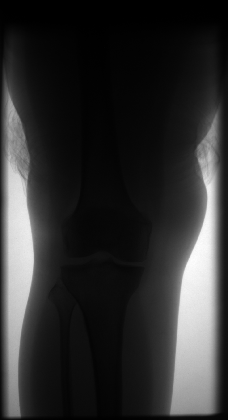
%> input picture TermFinalReport/ImgIn/knee.tif, 228 x 420 px, shrunk from 966 x 1776 before the run
$ octave extest.m   (GNU Octave 9; MATLAB toolbox functions it lacks are replaced by stand-ins)
%> lines starting %> are read from the running program, lines starting %| are printed output that depends on the picture
### TermFinalReport/imdosth_P.m
% Function to acquire an image according to the filename string and process it with the imtrans_P
% function to acquire the stretched version of that image.
function [strtimg] = imdosth_P(filename)
%> called with filename = 'ImgIn/knee.tif'
    im_temp = imread(filename);
%> im_temp is the input picture: size 420x228 uint16; min 0, max 3178, mean 590.3
    strtimg = imtrans_P(im_temp);
%> in imtrans_P, `outputImg = imadjust(inputImg, stretchlim(inputImg, [0.05, 0.95]), [0,..`:
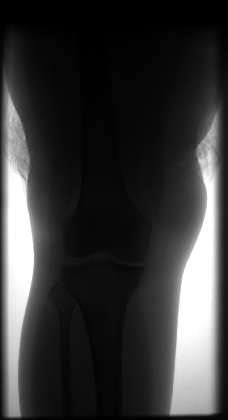
%> outputImg: size 420x228 uint16; min 0, max 65535, mean 14104.7; drawn with min black and max white
end

### TermFinalReport/imtrans_P.m
% Auxiliary Function
% Image Transformation
% Due to the fact that the original image only use the lower 12bits(which is 4096 gray levels) to
% represent the DR images, for direct observation in the early stage of the project.
% Input: Image in format of uint16
% Output: Image in format of uint16 with the dynamic scale stretched to the full range.
function [outputImg] = imtrans_P(inputImg)
    outputImg = imadjust(inputImg, stretchlim(inputImg, [0.05, 0.95]), [0, 1]);
end

### TermFinalReport/paddedsize.m
function PQ = paddedsize(AB, CD, PARAM)
%> called with AB = [420 228]
%PADDEDSIZE Computes padded sizes useful for FFT-based filtering.
% PQ = PADDEDSIZE ( AB ) , where AB is a two - element size vector ,
% Computes the two - element size vector PQ = 2 *AB .
%
% PQ = PADDEDSIZE (AB , 'PWR2 ') computes the vector PQ such that
% PQ ( 1 ) = PQ ( 2 ) = 2^nextpow2 ( 2 *m ) , where m is MAX(AB).
% PQ = PADDEDSIZEDSIZE(AB, CD), where AB and CD are two-element size vectors, computes the two element
% size vector PQ. The elements of PQ are the smallest even integers greater than or equal to AB+CD-1.
%
% PQ = PADDEDSIZE(AB, CD, 'PWR2') computes the vector PQ such that PQ(1) = PQ(2) = 2^nextpow2(2*m), where
% m is MAX([AB CD]).
if nargin == 1
    PQ = 2*AB;
%> PQ = [840 456]
elseif nargin == 2 && -ischar(CD)
    PQ = AB + CD - 1;
    PQ = 2*ceil(PQ/2);
elseif nargin == 2
    m = max(AB);  % Maximum dimension.

    % Find power of 2 at least twice m.
    P = 2^nextpow2(2*m);
    PQ = [P, P];

else error('Wrong number of inputs.')
end

### TermFinalReport/dftuv.m
function [U, V] = dftuv(M, N)
%DFTUV Computes meshgrid frequency matrices.
%   [u, v] = DFTUV(M, N) computes meshgrid frequency matrices U and V. U and v are useful for computing
%   frequency-domain filter functions that can eb used with DFTFILT. U and v are both M-by-N and of class
%   single.

% Set up range of variables.
u = single(0:(M-1));
v = single(0:(N-1));

% Compute the indices for use in meshgrid.
idx = find(u > M/2);
u(idx) = u(idx) - M;
idy = find(v > N/2);
v(idy) = v(idy) - N;

% Compute the meshgrid arrays.
[V, U] = meshgrid(v, u);

end

### TermFinalReport/tofloat.m
function [out, revertclass] = tofloat(in)
%TOFLOAT Convert an image to floating point
%   [OUT, REVERTCLASS] = TOFLOAT(IN) converts the input image IN to
%   floating-point. If IN is a double or single image, then OUT equals
%   IN. Otherwise, OUT equals IM2SINGLE(IN). REVERTCLASS is a function
%   handle that can be used to convert back to the class of IN.

identity = @(x) x;
tosingle = @im2single;

table = {'uint8', tosingle, @im2uint8
    'uint16', tosingle, @im2uint16
    'int16', tosingle, @im2uint16
    'logical', tosingle, @im2int16
    'double', identity, identity
    'single', identity, identity};

classIndex = find(strcmp(class(in), table(:, 1)));

if isempty(classIndex)
    error('Unsupported input image class.');
end

out = table{classIndex, 2}(in);
revertclass = table{classIndex, 3};

end

### TermFinalReport/dftfilt.m
function g = dftfilt(f, H, classout)
%DFTFILT Performs frequency domain filtering.
%   g = DFTFILT(f, H, CLASSOUT) filters f in the frequency domain using the filter transfer function H.
%   The output, g, is the filtered image which has the same size as f.
%
%   Valid values of CLASSOUT are
%   'original' The output is of the same CLASSOUT is not included in the call.
%
%   'fltpoint' the output is floating point of the class single, unless both f and H are of class double,
%   in which case the output also is of class double.
%
%   DFTFILT automatically pads f to be the same size as H. both f and H must be real. In addition, H must
%   be an uncentered, circularly-symmetric filter function.

% Convert the inout to floating point.
[f, revertClass] = tofloat(f);

% Obtain the FFT of the padded input.
F = fft2(f, size(H, 1), size(H, 2));

% Perform filtering.
g = ifft2(H.*F);

% Crop to the original size
g = g(1:size(f,1), 1:size(f, 2)); % g is of the class single here.

% Convert the output to the same class as the input if so specified.
if nargin == 2 || strcmp(classout, 'original')
    g = revertClass(g);
elseif strcmp(classout, 'fltpoint')
    return
else
    error('Undefined class for the output image.')
end

end

### TermFinalReport/gscale.m
function g = gscale(f, varargin)
%GSCALE Scales the intensity of the input image
%   G = GSCALE(F, 'full8') scales the intensities of F to the full 8-bit
%   intensity range[0, 255]. This is the default if there is only one input
%   argument.
%
%   G = GSCALE(F, 'full16') scales the intensitis of F to the full 16-bit
%   intensity range [0, 65535].
%
%   G = GSCALE(F, 'minmax', LOW, HIGH) scales the intensities of F to the
%   range [LOW, HIGH]. These values must be provided, and they must be in
%   the range [0, 1], independently of the class of the input. GSCALE
%   performs any necessary scaling. If the input is of class double, and
%   its values are not in th range [0, 1], then GSCALE scales it to this
%   range before processing.
%
%   The class of the output is the same aas the class of the input.

if length(varargin) == 0 % If only one argument it must be f.
    method = 'full8';
else
    method = varargin{1};
end

if strcmp(class(f), 'double') && (max(f(:)) > 1 || min(f(:)) < 0)
    % Force the input into a grayscale image with range [0, 1].
    f = mat2gray(f);
end

% Perform the specified scaling.
switch method
    case 'full8'
        g = im2uint8(mat2gray(double(f)));
    case 'full16'
        g = im2uint16(mat2gray(double(f)));
    case 'minmax'
        low = varargin{2}; high = varargin{3};
        if low > 1 || low < 0 || high > 1 || high < 0
            error('Parameters low and high must be in the range [0, 1].')
        end
        if strcmp(class(f), 'double')
            low_in = min(f(:));
            high_in = max(f(:));
        elseif strcmp(class(f), 'uint8')
            low_in = double(min(f(:)))./255;
            high_in = double(max(f(:)))./255;
        elseif strcmp(class(f), 'uint16')
            low_in = double(min(f(:)))./65535;
            high_in = double(max(f(:)))./65535;
        end
        % imadjust automatically matches the class of the input
        g = imadjust(f, [low_in high_in], [low high]);
    otherwise
        error('Unknown method.');
end

end

### TermFinalReport/GLGEnhance.m
function g = GLGEnhance(f)
%GLGENHANCE(f) Performs GLG algorithm to increase the contrast for the input image f according to the
%description of the paper. The sole input argument is a gray image without any further requirement. This
%is the first version of the implementation of the algorithm

if nargin < 1
    error('Where is the image?')
end

if nargin > 1
    error('Wrong argument number')
end

% acquire the histogram of the input picture
Hn = imhist(f);
MaxL = size(Hn, 1);  % the number of the levels included in this histogram, serve as the M in the paper.
f_backup = f;  % for backup in case during the process the program may lose the original image.
npixel = size(f, 1) * size(f, 2);

% construct the initial batch of the gray bins
idxinibin = find(Hn > 0);
ninibin = size(idxinibin, 1);
Gn = zeros(ninibin, 1);
nitr = ninibin;
itrct = nitr;

% The left and right boundary of each bin
Ln = zeros(ninibin, 1);
Rn = zeros(ninibin, 1);

% a cell to record transformation function(table) and the corresponding measure distance
TD = cell(ninibin-1, 2);
TDct = 0;

for i=1:ninibin
    Gn(i, 1) = Hn(idxinibin(i), 1);
    Ln(i, 1) = idxinibin(i, 1)-1;
    Rn(i, 1) = idxinibin(i, 1)-1;   % idxinibin here serves as the non-zero gray-level values
end

% first occurring Gn(i)
minGi = max(Gn(:));
idxminGi = 0;
for i=1:ninibin
    if (Gn(i, 1) < minGi)
        idxminGi = i;
        minGi = Gn(i, 1);
    end
end

% The first groupping
idxmerging = 0;
if idxminGi == size(Gn, 1)
    Gnb = Gn(idxminGi-1, 1);
    idxmerging = idxminGi - 1;
elseif idxminGi == 1
    Gnb = Gn(idxminGi+1, 1);
    idxmerging = idxminGi;
else
    Gnb = min(Gn(idxminGi-1, 1), Gn(idxminGi+1, 1));
    if Gn(idxminGi-1, 1) <= Gn(idxminGi+1, 1)
        idxmerging = idxminGi - 1;
    else
        idxmerging = idxminGi;
    end
end


% from G[n] to G[n-1]
oldGn = Gn;
newGn = zeros(ninibin-1, 1);
for i=1:(ninibin-1)
    if i < idxmerging
        newGn(i, 1) = oldGn(i, 1);
    elseif i == idxmerging
        newGn(i, 1) = Gnb + minGi;  % a+b in the paper
    else
        newGn(i, 1) = oldGn(i+1, 1);
    end
end
i = 0;  % it is found that all these loops share the value of i, since i is made global
% update the limit of each bin
oldLn = Ln;
oldRn = Rn;
newLn = zeros(ninibin-1, 1);
newRn = zeros(ninibin-1, 1);

for i=1:ninibin-1
    if i <= idxmerging-1
        newLn(i, 1) = oldLn(i, 1);
        newRn(i, 1) = oldRn(i, 1);
    end

    if i == idxmerging
        newLn(i, 1) = oldLn(i, 1);
        newRn(i, 1) = oldRn(i+1, 1);
    end

    if i > idxmerging
        newLn(i, 1) = oldLn(i+1, 1);
        newRn(i, 1) = oldRn(i+1, 1);
    end
end
i = 0;  % it is found that all these loops share the value of i, since i is made global

% calculate the transformation function of this first mapping
Nn = 0;
sigmark = false;
if newLn(1, 1) == newRn(1, 1)
    sigmark = true;
    Nn = (MaxL-1)./(ninibin-1-0.8);  % 0.8 comes from the proposed alpha to counter the effect of the first
                                     % bin which may contain single gray-level
else
    sigmark = false
    Nn = (MaxL-1)./(ninibin-1);
end

Tf = zeros(MaxL, 1);  % the function look up table
for k = 0:(MaxL-1)
    [kclass, idxpros] = judgeGrayLevel(newLn, newRn, k);
    switch kclass
        case 'hit'
            if sigmark
                Tf(k+1, 1) = (idxpros - 0.8 - (newRn(idxpros, 1)-k)./(newRn(idxpros, 1)-newLn(idxpros, 1))) * Nn + 1;
            else
                Tf(k+1, 1) = (idxpros - (newRn(idxpros, 1)-k)./(newRn(idxpros, 1)-newLn(idxpros, 1))) * Nn + 1;
            end

        case 'between'
            if sigmark
                Tf(k+1, 1) = (idxpros - 0.8) * Nn;
            else
                Tf(k+1, 1) = (idxpros) * Nn;
            end

        case 'toosmall'
            Tf(k+1, 1) = 0;

        case 'toolarge'
            Tf(k+1, 1) = MaxL - 1;
    end
end
Tf = floor(Tf);
% Store the transformation function
TDct = TDct + 1;
TD{TDct, 1} = Tf;

% [8 lines of commented-out code are left out]
oldHn = Hn;
newHn = imhist(f);
Dn = avgdistance(f);
TD{TDct, 2} = Dn;

% the iteration
oldf = f;
oldGn = newGn;
oldLn = newLn;
oldRn = newRn;
while itrct > 20
    [Tf, newGn, newLn, newRn] = sigiteration(oldGn, oldLn, oldRn, oldf);
    TDct = TDct + 1;
    TD{TDct, 1} = Tf;
    TD{TDct, 2} = Dn;
    oldGn = newGn;
    oldLn = newLn;
    oldRn = newRn;
%     oldf = newf;
    itrct = itrct - 1;
end

% [19 lines of commented-out code are left out]
fresult = zeros(size(f));
finalTf = TD{TDct, 1};

for i=1:size(f, 1)
    for j=1:size(f, 2)
        fresult(i, j) = finalTf(f_backup(i, j)+1, 1);
    end
end

g = fresult;

end

### TermFinalReport/judgeGrayLevel.m
function [kclass, hitbtwidx] = judgeGrayLevel(Ln, Rn, k)
%JUDGEGRAYLEVEL gives the description of a gray level value for the GLG algorithm to calculate the
%transformation function
%   Ln is the left limit of each gray bin
%   Rn is the right limit of each gray bin
%   k is the tested gray level value
%   kclass is the output which is a label confined to the following options
%   'hit'       this case corresponds to the circumstance where k is within some certain gray bin and that
%               gray bin has a length larger than 1.
%               The index of the gray bin is given to HITBTWIDX.
%
%   'between'   this case corresponds to the circumstance where k is between two gray bins or k is directly
%               hit but the gray bin has a lenght equal to 1.
%               The index of the gray bin among the smaller one is given to HITBTWINDEX.
%
%   'toosmall'  this case corresponds to the circumstance where k is too small for each bins, i.e., k
%               falls into neither of the gray bins.
%               HITBTWINDEX will return -1 as a symbol to remind the calling function.
%
%   'toolarge'  this case corresponds to the circumstance where k is too large for any of he gray bins,
%               similar to the previous case, rather in a reversed direction along the gray value axis.
%               HITBTWINDEX will return -2 as a symbol to remind the calling function.
%

nbin = size(Rn, 1);
hitmark = 0;  % 0 for not hit, 1 for directly hit, 2 for hit but the bin has a lenght of one.
idxtemp = 0;

if k <= Ln(1, 1)
    kclass = 'toosmall';
    hitbtwidx = -1;
    return;
end

if k >= Rn(nbin, 1);
    kclass = 'toolarge';
    hitbtwidx = -2;
    return;
end

for i=1:nbin
    if k <= Rn(i) && k >= Ln(i)  % gray level k falls into some certain bin
        if Ln(i) ~= Rn(i)
            hitmark = 1;
            idxtemp = i;
            break;
        else
            hitmark = 2;
            idxtemp = i;
        end
    end
end

if hitmark == 1
    hitbtwidx = idxtemp;
    kclass = 'hit';
elseif hitmark == 2
    hitbtwidx = idxtemp;
    kclass = 'between';
else
    for i=1:nbin
        if k >= Rn(i) && k <= Ln(i+1)
            kclass = 'between';
            hitbtwidx = i;
        end
    end
end

end

### TermFinalReport/avgdistance.m
function Dn = avgdistance(f)
    npixel = size(f, 1)*size(f, 2);
    H = imhist(f);
    M = size(H, 1);
    sumtemp = 0;
    for i=0:(M-2)
        for j=(i+1):(M-1)
            sumtemp = sumtemp + H(i+1)*H(j+1)*(j-i);
        end
    end
    Dn = (1/((npixel)*(npixel-1))) * sumtemp;
end

### TermFinalReport/sigiteration.m
function [Tf, newGn, newLn, newRn] = sigiteration(oldGn, oldLn, oldRn, oldf)
nbin = size(oldGn, 1);
MaxL = size(imhist(oldf), 1);
oldHn = imhist(oldf);

% first occurring Gn(i)
minGi = max(oldGn(:));
idxminGi = 0;
for i=1:nbin
    if (oldGn(i, 1) < minGi)
        idxminGi = i;
        minGi = oldGn(i, 1);
    end
end


% [8 lines of commented-out code are left out]

idxmerging = 0;
if idxminGi == size(oldGn, 1)
    oldGnb = oldGn(idxminGi-1, 1);
    idxmerging = idxminGi - 1;
elseif idxminGi == 1
    oldGnb = oldGn(idxminGi+1, 1);
    idxmerging = idxminGi;
else
    oldGnb = min(oldGn(idxminGi-1, 1), oldGn(idxminGi+1, 1));
    if oldGn(idxminGi-1, 1) <= oldGn(idxminGi+1, 1)
        idxmerging = idxminGi - 1;
    else
        idxmerging = idxminGi;
    end
end

% from old G[n] to new G[n-1]
newGn = zeros(nbin-1, 1);
i = 0;  % it is found that all these loops share the value of i, since i is made global
for i=1:(nbin-1)
    if i < idxmerging
        newGn(i, 1) = oldGn(i, 1);
    elseif i == idxmerging
        newGn(i, 1) = oldGnb + minGi;  % a+b in the paper
    else
        newGn(i, 1) = oldGn(i+1, 1);
    end
end

% update the limit of each bin
newLn = zeros(nbin-1, 1);
newRn = zeros(nbin-1, 1);

i = 0;  % it is found that all these loops share the value of i, since i is made global
for i=1:nbin-1
    if i <= idxmerging-1
        newLn(i, 1) = oldLn(i, 1);
        newRn(i, 1) = oldRn(i, 1);
    end

    if i == idxmerging
        newLn(i, 1) = oldLn(i, 1);
        newRn(i, 1) = oldRn(i+1, 1);
    end

    if i > idxmerging
        newLn(i, 1) = oldLn(i+1, 1);
        newRn(i, 1) = oldRn(i+1, 1);
    end
end

% calculate the transformation function of mapping in this turn
Nn = 0;
sigmark = false;
if newLn(1, 1) == newRn(1, 1)
    sigmark = true;
    Nn = (MaxL-1)./(nbin-1-0.8);  % 0.8 comes from the proposed alpha to counter the effect of the first
                                     % bin which may contain single gray-level
else
    sigmark = false;
    Nn = (MaxL-1)./(nbin-1);
end

Tf = zeros(MaxL, 1);  % the function look up table
for k = 0:(MaxL-1)
    [kclass, idxpros] = judgeGrayLevel(newLn, newRn, k);
    switch kclass
        case 'hit'
            if sigmark
                Tf(k+1, 1) = (idxpros - 0.8 - (newRn(idxpros, 1)-k)./(newRn(idxpros, 1)-newLn(idxpros, 1))) * Nn + 1;
            else
                Tf(k+1, 1) = (idxpros - (newRn(idxpros, 1)-k)./(newRn(idxpros, 1)-newLn(idxpros, 1))) * Nn + 1;
            end

        case 'between'
            if sigmark
                Tf(k+1, 1) = (idxpros - 0.8) * Nn;
            else
                Tf(k+1, 1) = (idxpros) * Nn;
            end

        case 'toosmall'
            Tf(k+1, 1) = 0;

        case 'toolarge'
            Tf(k+1, 1) = MaxL - 1;
    end
end
Tf = floor(Tf);

% [10 lines of commented-out code are left out]

end

### TermFinalReport/hpfilter.m
function H = hpfilter(type, M, N, D0, n)
%HPFILTER(TYPE, M, N D0, n) creates the transfer function of a highpass filter, H, of the specified TYPE
%and size (M-BY-N). Valid values for TYPE, D0, and n are:
%
%   'ideal'     Ideal HIGHPASS FILTER WITH CUTOFF FREQUENCY D0. n need not be supplied. D0 must be
%               positive.
%
%   'btw'       Butterworth highpass filter of order n, and cutoff D0. The default value for n is 1.0. D0
%               must be positive.
%
%   'gaussian'  Gaussian highpass filter with cutoff (standard deviation) D0. n ned not be supplied. D0
%               must be positive.
%
%   H is of floating point class single. It is returned uncertered for consistency with filtering
%   function dftfilt. To view H as an image or mesh plot, it should be centered using Hc = fftshift(H).
%
%   the transfer function Hhp of a highpass filter is 1 - Hlp, where Hlp is the transfer function of the
%   corresponding lowpass filter. Thus, we can use function lpfilter to generate highpass filters.

if nargin == 4
    n = 1; % Default value of n.
end

% Generate highpass filter.
Hlp = lpfilter(type, M, N, D0, n);
H = 1 - Hlp;
end

### TermFinalReport/lpfilter.m
function H = lpfilter(type, M, N, D0, n)
%LPFILTER Computes frequency domain lowpass filters.
%   h = LPFILTER(TYPE, M, N, D0, n) creates the transfer function of a lowpass filter, H, of the
%   specified TYPE and size (M-by-N). To view the filter as an image or mesh plot, it should be cnetered
%   using H = fftshilt(H).
%
%   Valid values for TYPE, D0, and n are:
%
%   'ideal'    Ideal lowpass filter with cutoff frequency D0. n need not be supplied. D0 must be
%              positive.
%
%   'btw'      butterworth lowpass filter of order n, and cutoff D0. The default value for n is 1.0. D0
%              must be positive.
%
%   'gaussian' Gaussian lowpass filter with cutoff (standard deviation) D0. n need not be supplied. D0
%              must be positive.
%
%   H is of floating point class single. It is returned uncentered for consistency with filtering
%   function dftfilt. To view H as an image or mesh plot, it should be centered using Hc = fftshift(H).

% Use function dftuv to set up the meshgrid arrays needed for computing the required distances.
[U, V] = dftuv(M, N);

% Compute the distances D(U, V).
D = hypot(U, V);

% Begin filter computations.
switch type
    case 'ideal'
        H = single(D <= D0);
    case 'btw'
        if nargin == 4
            n = 1;
        end
        H = 1./(1+(D./D0).^(2*n));
    case 'gaussian'
        H = exp(-(D.^2)./(2*(D0^2)));
    otherwise
        error('Unknown filter type.')
end

end

### TermFinalReport/extest.m
% The test script for my image enhancement experiment
% The whole process is divided into two phases, a high-frequency emphasis filtering and a gray level
% grouping which aims at intensifying the contrast

% read the image
%im1 = imread('test1.tif');
% stretch the dynamic range of the image, let the image occupies the full range
im1 = imdosth_P('ImgIn/knee.tif');

% high-frequency emphasis filtering
PQ = paddedsize(size(im1));
%> PQ = [840 456]
D0 = 0.05*PQ(1);
%> D0 = 42
HBW = hpfilter('btw', PQ(1), PQ(2), D0, 2);
H = 0.5 + 2*HBW;
% gbw = dftfilt(im1, HBW, 'fltpoint');
% gbw = gscale(gbw);
ghf = dftfilt(im1, H, 'fltpoint');
%> in dftfilt, `g = ifft2(H.*F);`:
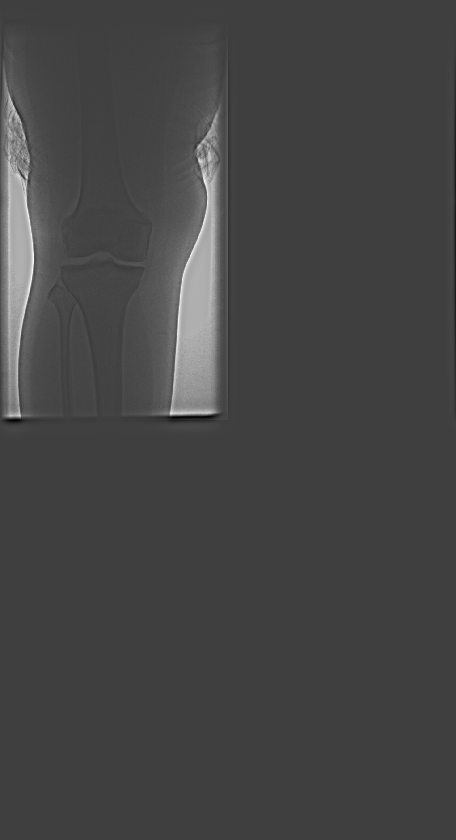
%> g: size 840x456 single; min -0.286, max 0.855, mean 0.0269; drawn with min black and max white
%> in dftfilt, `g = g(1:size(f,1), 1:size(f, 2));`:
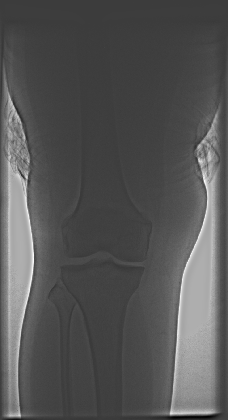
%> g: size 420x228 single; min -0.269, max 0.855, mean 0.108; drawn with min black and max white
ghf = gscale(ghf);
gh = GLGEnhance(ghf);
%> in GLGEnhance, `Hn = imhist(f);`: Hn = 256 values, max 7679 at index 62, min 0 at index 11, mean 374.1
%> in GLGEnhance, `idxinibin = find(Hn > 0);`: idxinibin = 252 values from 1 to 256
%> in GLGEnhance, `ninibin = size(idxinibin, 1);`: ninibin = 252
%> in GLGEnhance, `TD = cell(ninibin-1, 2);`: TD = 502 items
%> after the loop in GLGEnhance, `for i=1:ninibin`: Gn = 252 values, max 7679 at index 61, min 1 at index 27, mean 380; Ln = 252 values from 0 to 255
%> in GLGEnhance, `minGi = max(Gn(:));`: minGi = 7679
%> the loop in GLGEnhance, `for i=1:ninibin` made 252 passes
%> (idxminGi, minGi) on passes 1, 27: (1, 2), (27, 1)
%> in GLGEnhance, `Gnb = min(Gn(idxminGi-1, 1), Gn(idxminGi+1, 1));`: Gnb = 4
%> in GLGEnhance, `idxmerging = idxminGi;`: idxmerging = 27
%> in GLGEnhance, `oldGn = Gn;`: oldGn has the same summary as Gn
%> after the loop in GLGEnhance, `for i=1:(ninibin-1)`: newGn = 251 values, max 7679 at index 60, min 1 at index 244, mean 381.5
%> in GLGEnhance, `oldLn = Ln;`: oldLn = 252 values from 0 to 255
%> after the loop in GLGEnhance, `for i=1:ninibin-1`: newLn = 251 values from 0 to 255
%> in GLGEnhance, `Nn = (MaxL-1)./(ninibin-1-0.8);`: Nn = 1.02
%> the loop in GLGEnhance, `for k = 0:(MaxL-1)` made 256 passes
%> (kclass, idxpros) on passes 1 to 3: ('toosmall', -1), ('between', 2), ('between', 3)
%> after the loop in GLGEnhance, `for k = 0:(MaxL-1)`: Tf = 256 values from 0 to 255
%> in GLGEnhance, `oldHn = Hn;`: oldHn has the same summary as Hn
%> in GLGEnhance, `newHn = imhist(f);`: newHn has the same summary as Hn
%> in avgdistance, `H = imhist(f);`: H has the same summary as Hn in GLGEnhance
%> after the loop in avgdistance, `for i=0:(M-2)`: sumtemp = 150314772475
%> in avgdistance, `Dn = (1/((npixel)*(npixel-1))) * sumtemp;`: Dn = 16.39
%> in GLGEnhance, `oldGn = newGn;`: oldGn has the same summary as newGn
%> in GLGEnhance, `oldLn = newLn;`: oldLn = 251 values from 0 to 255
%> the loop in GLGEnhance, `while itrct > 20` made 232 passes
%> (idxmerging in sigiteration, oldGnb in sigiteration, Nn in sigiteration, sigmark in sigiteration, itrct) on passes 1 to 3: (244, 2, 1.02, true, 251), (245, 2, 1.03, true, 250), (248, 2, 1.03, true, 249)
%> after the loop in GLGEnhance, `for i=1:size(f, 1)`:
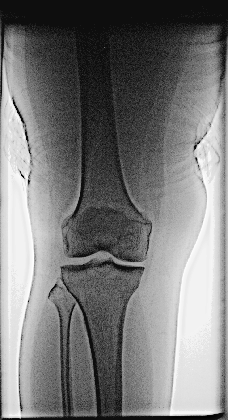
%> fresult: size 420x228 double; min 0, max 255, mean 121.3
gh = gscale(gh, 'full16');
gh = uint16(gh);
gh = gscale(gh, 'minmax', 0, 0.06202);
imwrite(gh, 'ImgOutput/knee_out.tif');
